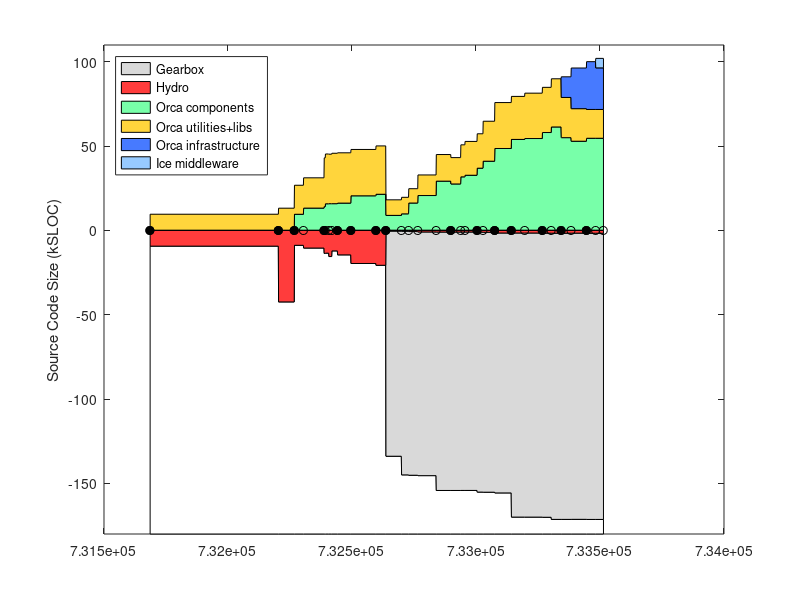

Recreate this plot in MATLAB. (Note: this script raises an error after producing the figure.)
% keep track of orca project size using sloccount
clear all

%%%%%%%%%% DATA %%%%%%%%%%%%%%%%%%%%

% include/* except: include/{Freeze IceSSL IcePatch2}
% src/{Ice Slice IceGrid icecpp IceStorm slice2cpp IceUtil IceBox IceXML}
%  Sice212 = [
%  (7842-1000) + (22093+18419+11499+10568+4392+4200+4252+567+316)
%  ];
%  Sice301 = [
%  (8164-1000) + (23018+19384+19169+10596+4479+4343+4308+622+319)
%  ];
% same as above, but now also add Java:
% src/{IceInternal Ice IceUtil IceBox}
%  Sice310 = [
%  (8810-1200) + (24275+20494+22689+10587+4569+4877+4770+667+319) + (13190+6915+1262+493)
%  ];
%  Sice311 = [
%  (8950-1275) + (24511+20505+22898+10590+4600+4884+4782+683+323) + (13266+6929+1262+504)
%  ];

% it's much easier to count the whole of Ice (we use most of it anyway)
% sloccount include/ src/
% (this does not account for .ice files in [ice]/slice/* but it's a small fraction of total)
Sice212 = 133523;
Sice301 = 144513;
Sice310 = 153243;
Sice311 = 154145;
Sice320 = 168475;
Sice321 = 169725;

% indeces
iyy=1;
imm=2;
idd=3;
iver=4;
isub=5;
ibase=6;
icomp=7;
iutil=8;
iad=9;
icrp=10;

% the old way to count lines in *.ice files:
% rename them to *.cpp like this:
% $cd src/interfaces/slice/orca; for file in *; do mv $file `echo $file | sed s/.ice/.cpp/`; done
Sorca = [ ...
% YY    MM  DD  ?   SUB     BASE    COMP   UTILS   A&D  COMMON  VERSION
% 0.8.6: a single distro, divide in halves arbitrarily
2003     4  14  1   0       18930/2 18930/2  0      0   0    % 0.8.6 (last change in doc/ChangeLog
% BASE: orca-base
% COMP: sloccount orca-components/src/components
% UTIL: slocc orca-components/src/util
2004     9  13  1   0       42543   13047   0       0   0   % 0.11.0
2004    11  16  1   0       8963    17208   9441    0   0   % 0.12.0
2004    12  23  0   0       10596   17965   13094   0   0   % 0.12.1
2005     3  16  1   0       13767   28881   14005   0   0   % 0.13.0
2005     3  21  0   0       13620   29524   15665   0   0   % 0.13.1
2005     4   4  0   0       15630   29345   15727   0   0   % 0.13.2
2005     4  16  0   0       12283   29897   15724   0   0   % 0.13.3
2005     5   9  1   0       14639   29838   16056   0   0   % 0.14.0
2005     7   2  1   0       19751   27479   20395   0   0   % 0.15.0
2005    10  11  1   0       20818   28675   21303   0   0   % 1.0.0
% BASE: c_ount src/interfaces/slice/orca/*.ice
% COMP: sloccount src/components
% UTIL: sloccount src/utils
2005    11  20  1   Sice212 530    9226         8781        0    0   % 2.0.0-rc1
2006     1  22  0   Sice301 596    9801         9695        0    0   % 2.0.0-rc2
% UTIL-IN-COMP: sloccount components/log* 
% COMP: sloccount components MINUS UTIL-IN-COMP
% UTIL: sloccount utils PLUS UTIL-IN-COMP
2006     2  20  0   Sice301 813    9867-1372    14734+1372  0    0  % 2.0.0-rc3
% UTIL-IN-COMP: sloccount components/orcaview* components/log*
2006     3  29  0   Sice301 1052   14625-2421   18131+2421  0    0  % 2.0.0-rc4
2006     6  11  0   Sice310 1116   19999-4215   24867+4215  0    0  % 2.0.0-rc5  
2006     8   9  1   Sice310 1116   19979-4348   23066+4348  0    0  % 2.0.0
2006     9  18  0   Sice310 1094   19317-329    31304+329   0    0  % 2.0.1
2006    10   5  0   Sice310 1094   20384-329    32255+329   0    0  % 2.0.2
2006    11  23  1   Sice311 1178   21408-1001   35768+1001  0    0  % 2.1.0
% BASE: c_count src/interfaces/slice/orca/*.ice
% COMP: sloccount src/components
% UTIL: sloccount src/utils src/libs
2006    12  17  0   Sice311 1240    23701   40914  0     0 % 2.1.1
2007     2   2  1   Sice311 1671    27238   48446  0     0 % 2.2.0
2007     4  10  1   Sice320 1671    25512   53828  0     0 % 2.3.0
2007     6   3  0   Sice320 1682    26905   54359  0     0 % 2.4.0
2007     8  13  1   Sice320 1772    26795   57918  0     0 % 2.5.0
2007     9  18  0   Sice321 1787    28573   61216  0     0 % 2.6.0
% A&D: Hydro: sloccount src
% YY    MM  DD  ?   SUB     BASE    COMP    UTILS  A&D   COMMON VERSION
2007    10  28  1   Sice321 1787    23840   54879  12251  0     % 2.7.0
2007    12   7  0   Sice321 1750    19312   52762  24104  0     % 2.8.0
2008     2   7  1   Sice321 1811    17083   54520  28341  0     % 2.9.0
2008     3  15  0   Sice321 1811    17083   54520  28341-3683  5630  % 2.10.0
];
Vorca ={'0.8.6', '0.11.0', '0.12.0', '0.12.1', '0.13.0', '0.13.1', '0.13.2', '0.13.3', '0.14.0', '0.15.0', '1.0.0', ...
    '2.0.0-rc1', '2.0.0-rc2', '2.0.0-rc3', '2.0.0-rc4', '2.0.0-rc5', '2.0.0', '2.0.1', '2.0.2', '2.1.0', '2.1.1', ...
    '2.2.0', '2.3.0', '2.4.0', '2.5.0', '2.6.0', '2.7.0', '2.8.0', '2.9.0', '2.10.0' }';

% add a dummy release just for display
Sorca(end+1,:) = Sorca(end,:);
Sorca(end,imm) = Sorca(end,imm)+1;
Sorca(end,iver) = 0;
Vorca{end+1} = 'dummy';

% convert dates
Torca = datenum(Sorca(:,iyy),Sorca(:,imm),Sorca(:,idd));

% 2nd digit releases
i2 = (Sorca(:,iver)==1);
Torca2 = Torca(i2);
Vorca2 = Vorca(i2);

% for comparison, ASN
%  Sasn = 90433;

Sgenom = [
% YY    MM  DD  ? SUB   BASE    COMP    UTIL    VERSION
% SUB : cd pocolibs-2.3; sloccount include src
% BASE: cd genom-2.0; sloccount include src
% COMP: 0
% UTIL: 0 
2007    8   31  1  9786    11368   0   0       % 2.0
];

Splayer = [ 
% YY    MM  DD  ?   SUB     BASE                COMP       UTIL  VERSION
% BASE: (server-drivers)+client_libs
% COMP: drivers + utils
2002    12 04   1  0    (17331-12037)+9188      12037+2685 0    % 1.3.1
2003    7  15   1  0    (30452-24334)+12458     24334+3064 0    % 1.4-rc1
2003    12 07   1  0    (37378-30947)+13110     30947+9633 0    % 1.4-rc2
2004    5  31   1  0    (49225-42643)+13664     42643+3550 0    % 1.5
2004    11 12   1  0    (50758-43190)+13545     43190+4479 0    % 1.6
2005    1  31   0  0    (52069-44517)+13576     44517+4662 0    % 1.6.2
2005    7  28   0  0    (53348-45686)+14300     45686+5188 0    % 1.6.5
% BASE: (libplayercore-./bindings) + client_libs + (libplayertcp-./bindings)
% note: libplayerxdr is autogenerated
% COMP: server + utils
2005    10 25   0  0    (4866-0)+7560+(1391-0)  46474+5725  0   % 2.0pre7
% SUB : 0
% BASE: sloccount libplayercore client_libs libplayertcp 
%           MINUS sloccount libplayercore/bindings/ libplayertcp/bindings
% note: libplayerxdr is autogenerated
% COMP: sloccount server 
% UTIL: sloccount utils PLUS stage/src
2006    2  28   1  0    63992-47749-1291        54704       0     % 2.0.0
2006    3  25   1  0    65606-48912-1291        53033       0     % 2.0.1
2006    6   9   1  0    69083-51546-1319        61421       0     % 2.0.2
2006    9  26   1  0    69388-51546-1319        64088       13606       % 2.0.3
2007    5   2   1  0    69602-51686-1359        58396       9589+13606  % 2.0.4
2007   12  13   1  0    34980-2039              74385       11417+15464 % 2.1.0rc1
];
Tplayer = datenum(Splayer(:,1),Splayer(:,2),Splayer(:,3));

Saria = [
% YY    MM  DD  ? SUB   BASE    COMP    UTIL    VERSION
% SUB : 0
% BASE: sloccount ArNetworking/include/ ArNetworking/src/
% COMP: sloccount include src
% UTIL: 0 
2007    2   20  1  0    15854   45965   0       % 2.5.1
];

Scarmen = [
% YY    MM  DD  ?   SUB     BASE    COMP                    UTIL   VERSION
% SUB : cd src; sloccount ipc
% BASE: sloccount carmenpp global java python
% COMP: sloccount src MINUS all other
% UTIL: sloccount logger logtools mapeditor param_daemon robotgui simulator 
2007    8   15  1  24965    12032   107745-24965-12032-19629  19629   % 0.6.7
];

Sorocos = [
% YY    MM  DD  ?   SUB     BASE    COMP                        UTIL   VERSION
% SUB : cd ACE_wrappers; sloccount ace PLUS sloccount TAO/tao/
% BASE: ?
% LIBS: sloccount orocos-bfl-[VERSION]-src/src PLUS sloccount kdl-[VERSION]/kdl
% COMP: sloccount orocos-rtt-[VERSION]/src PLUS cd orocos-ocl-[VERSION]; sloccount hardware motion_control
% UTIL: cd orocos-ocl-[VERSION]; sloccount taskbrowser signals deployment reporting viewer ocl 
2007    8   15  1  160300+237011   0   (7767+12865)+(48971+20068)    5104   % ace-5.5, tao-1.5, rtt-1.2.1, bfl-0.6.1, kdl-0.4, ocl-0.4.1
];

Syarp = [
% YY    MM  DD  ?   SUB  BASE     COMP       UTIL   VERSION
% SUB : 0
% BASE: sloccount libYARP_OS libYARP_OS_compat
% COMP: sloccount yarpdev libYARP_dev libYARP_math libYARP_sig libYARP_sig_compat 
% UTIL: sloccount yarp-imageviewer modules
2007    7   26  1  0     21633   23528    1613   % 2.1.6
];

% YY    MM  DD  ?   SUB  BASE     COMP       UTIL
% SUB : 0
% BASE: 0
% COMP: sloccount . (matlab files will not be counted)
% UTIL: 0
Sopenslam = [
2007    8   16  1   0    0        23719      0
];

%%%%%%%%%% PLOTTING %%%%%%%%%%%%%%%%%%%%

Smax = 180;
d0 = [Torca Torca+1]'; d0=d0(:); d0(1)=[];
d1 = Smax-Sorca(:,isub)-Sorca(:,ibase); d1 = [d1 d1]'; d1=d1(:); d1(end)=[];
d2 = Sorca(:,isub); d2 = [d2 d2]'; d2=d2(:); d2(end)=[];
d3 = Sorca(:,ibase); d3 = [d3 d3]'; d3=d3(:); d3(end)=[];
d4 = Sorca(:,icomp); d4 = [d4 d4]'; d4=d4(:); d4(end)=[];
d5 = Sorca(:,iutil); d5 = [d5 d5]'; d5=d5(:); d5(end)=[];
d6 = Sorca(:,iad); d6 = [d6 d6]'; d6=d6(:); d6(end)=[];
d7 = Sorca(:,icrp); d7 = [d7 d7]'; d7=d7(:); d7(end)=[];

figure(1), clf
ha=area( d0, [d1 d2 d3 d5 d4 d6 d7]/1e3, -Smax ); hold on
plot( Torca, 0*Torca, 'k-o' )
h2=plot( Torca2, 0*Torca2, 'ko' );
set(h2,'markerfacecolor','k')
ylabel('Source Code Size (kSLOC)')

% colors
white = 1*[1 1 1];
gray = .85*[1 1 1];
red = min(255,[255 0 0]+60)/255;
orange = min(255,[255 153 0]+60)/255;
green = min(255,[60 255 109]+60)/255;
dblue = min(255,[51 102 255]+20)/255;
lblue = min(255,[51 102 255]+100)/255;

set(ha(1),'facecolor', white);
set(ha(2),'facecolor', gray);
set(ha(3),'facecolor', red);
set(ha(4),'facecolor', green);
set(ha(5),'facecolor', orange);
set(ha(6),'facecolor', dblue);
set(ha(7),'facecolor', lblue);
ha(1)=[];
legend(fliplr(ha),'Gearbox','Hydro','Orca components','Orca utilities+libs','Orca infrastructure','Ice middleware', 'Location','NorthWest')
%  xlim(datenum([2004;2005],[7;7],[1;1]) )
ylim([-Smax 110])
ax=axis;
%  xlim( [ax(1) datenum([2006 12 31])] )
ax=axis;
% label releases
mark('x', Torca2 )
i2odd = (1:2:length(Torca2));
ht = text(Torca2(i2odd)+5,.04*ax(4)*ones(length(i2odd),1),Vorca2(i2odd));
set(ht,'fontsize',8)
i2even = (2:2:length(Torca2));
ht = text(Torca2(i2even)+5,.08*ax(4)*ones(length(i2even),1),Vorca2(i2even));
set(ht,'fontsize',8)
datetick( 'x', 12 )
hp = plot( Tplayer, -Splayer(:,ibase)/1e3, 'k--o', Tplayer, Splayer(:,icomp)/1e3, 'k--o' );
set(hp, 'color', .5*[1 1 1] )
hpt = text( Tplayer(2), -Splayer(2,ibase)/1e3-8, 'Player infrastructure');
set(hpt, 'color', .5*[1 1 1] )
hpt = text( Tplayer(2), (Splayer(2,icomp)+Splayer(2,iutil))/1e3-5, 'Player "components+utils"');
set(hpt, 'color', .5*[1 1 1] )
%mark('y', Dasn(1,1)/1e3 );
%text( datenum([2003 5 1]), Dasn(1,1)/1e3, 'ASN')
xlabel('Releases')
title('http://orca-robotics.sf.net')

ht=text(datenum(2003,7,1),-Smax+15, '*   generated using David A. Wheeler`s SLOCCount' );
set(ht,'fontsize',8)
ht=text(datenum(2003,7,1),-Smax+5, '** see data in [ORCA]/scripts/matlab/sloccount/slocs.m' );
set(ht,'fontsize',8)

xlim( [ax(1) datenum([2008 6 1])] )
